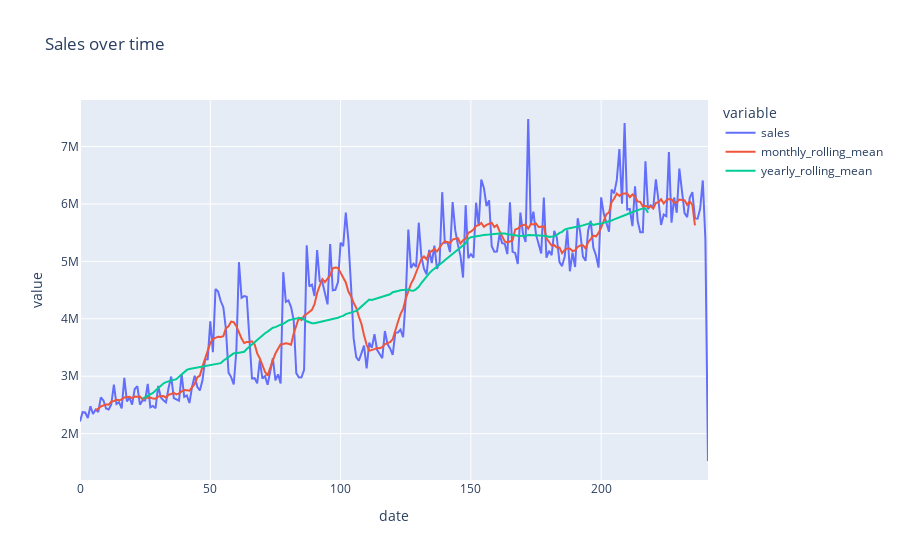

The code cell stored with this chart in its notebook:
### Code cell
weekly = df.drop(["store_nbr", "id"], axis=1).resample("W").sum().reset_index()

group_sales = weekly.groupby(weekly.index)["sales"].sum()
monthly_rolling = group_sales.rolling(12, center=True)
yearly_rolling = group_sales.rolling(48, center=True)
data = pd.DataFrame({"date":weekly.index,
                     "sales":weekly["sales"],
                     "monthly_rolling_mean":monthly_rolling.mean(),
                     "yearly_rolling_mean":yearly_rolling.mean()})
px.line(data, x="date", y=["sales", "monthly_rolling_mean", "yearly_rolling_mean"], title="Sales over time").show()

### Figure 1 — Plotly figure (JSON) as saved in the notebook; plotly's stock layout.template omitted (floating-point values rounded to 4 significant figures; data arrays with more than 128 entries replaced by an {"elided": "..."} marker saying what was removed)
{"data": [{"hovertemplate": "variable=sales<br>date=%{x}<br>value=%{y}<extra></extra>", "legendgroup": "sales", "line": {"color": "#636efa", "dash": "solid"}, "marker": {"symbol": "circle"}, "mode": "lines", "name": "sales", "orientation": "v", "showlegend": true, "type": "scatter", "x": {"elided": "242 int values"}, "xaxis": "x", "y": {"elided": "242 float values"}, "yaxis": "y"}, {"hovertemplate": "variable=monthly_rolling_mean<br>date=%{x}<br>value=%{y}<extra></extra>", "legendgroup": "monthly_rolling_mean", "line": {"color": "#EF553B", "dash": "solid"}, "marker": {"symbol": "circle"}, "mode": "lines", "name": "monthly_rolling_mean", "orientation": "v", "showlegend": true, "type": "scatter", "x": {"elided": "242 int values"}, "xaxis": "x", "y": {"elided": "242 float values"}, "yaxis": "y"}, {"hovertemplate": "variable=yearly_rolling_mean<br>date=%{x}<br>value=%{y}<extra></extra>", "legendgroup": "yearly_rolling_mean", "line": {"color": "#00cc96", "dash": "solid"}, "marker": {"symbol": "circle"}, "mode": "lines", "name": "yearly_rolling_mean", "orientation": "v", "showlegend": true, "type": "scatter", "x": {"elided": "242 int values"}, "xaxis": "x", "y": {"elided": "242 float values"}, "yaxis": "y"}], "layout": {"legend": {"title": {"text": "variable"}, "tracegroupgap": 0}, "title": {"text": "Sales over time"}, "xaxis": {"anchor": "y", "domain": [0, 1], "title": {"text": "date"}}, "yaxis": {"anchor": "x", "domain": [0, 1], "title": {"text": "value"}}}}
